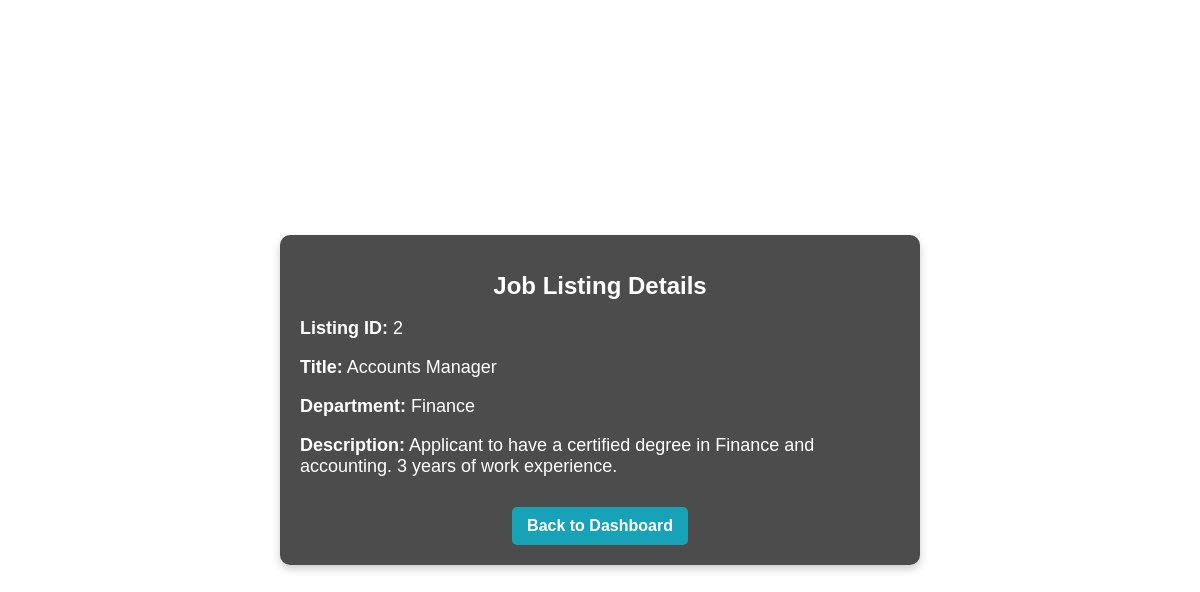
/HR/view_job.php?id=2, run on the app's committed database.
### tables this page shows
CREATE TABLE `joblistings` (
  `listing_id` int(11) NOT NULL,
  `title` varchar(255) NOT NULL,
  `department` varchar(100) NOT NULL,
  `description` text NOT NULL,
  `status` enum('open','closed') DEFAULT 'open',
  `application_deadline` date DEFAULT NULL,
  `created_at` timestamp NOT NULL DEFAULT current_timestamp()
);

### HR/view_job.php (the view, shortened to what this page needs)
<?php
require '../db_connection.php';
if (isset($_GET['id'])) {
    $listing_id = $_GET['id'];
    $query = "SELECT * FROM joblistings WHERE listing_id = ?";
    $stmt = $conn->prepare($query);
    $stmt->bind_param("i", $listing_id);
    $stmt->execute();
    $result = $stmt->get_result();
    $job = $result->fetch_assoc();
} else {
    header("Location: dashboard.php");
    exit();
}
?>
<!DOCTYPE html>
<html lang="en">
<head>
</head>
<body>
    <div class="job-container">
        <h1>Job Listing Details</h1>
        <?php if ($job): ?>
            <p><strong>Listing ID:</strong> <?php echo htmlspecialchars($job['listing_id']); ?></p>
            <p><strong>Title:</strong> <?php echo htmlspecialchars($job['title']); ?></p>
            <p><strong>Department:</strong> <?php echo htmlspecialchars($job['department']); ?></p>
            <p><strong>Description:</strong> <?php echo htmlspecialchars($job['description']); ?></p>
        <?php else: ?>
            <p>Job listing not found.</p>
        <?php endif; ?>
        <a href="dashboard.php" class="btn">Back to Dashboard</a>
    </div>
</body>
</html>

### HR/view_job.php (style rules this page uses)
body { background-image: url('../images/background.jpg'); background-size: cover; background-position: center; font-family: Arial, sans-serif; margin: 0; padding: 0; display: flex; justify-content: center; align-items: center; height: 100vh; }
.job-container { width: 50%; padding: 20px; background: rgba(0, 0, 0, 0.7); color: white; border-radius: 10px; box-shadow: 0px 4px 8px rgba(0, 0, 0, 0.2); text-align: center; }
.job-container h1 { font-size: 24px; margin-bottom: 15px; }
.job-container p { font-size: 18px; margin-bottom: 10px; text-align: left; }
.btn { display: inline-block; padding: 10px 15px; background-color: #17a2b8; color: white; text-decoration: none; border-radius: 5px; font-weight: bold; transition: background 0.3s; margin-top: 20px; }

### data on the page
joblistings: listing_id "2", title "Accounts Manager", department "Finance", description "Applicant to have a certified degree in Finance and accounting. 3 years of work experience."
